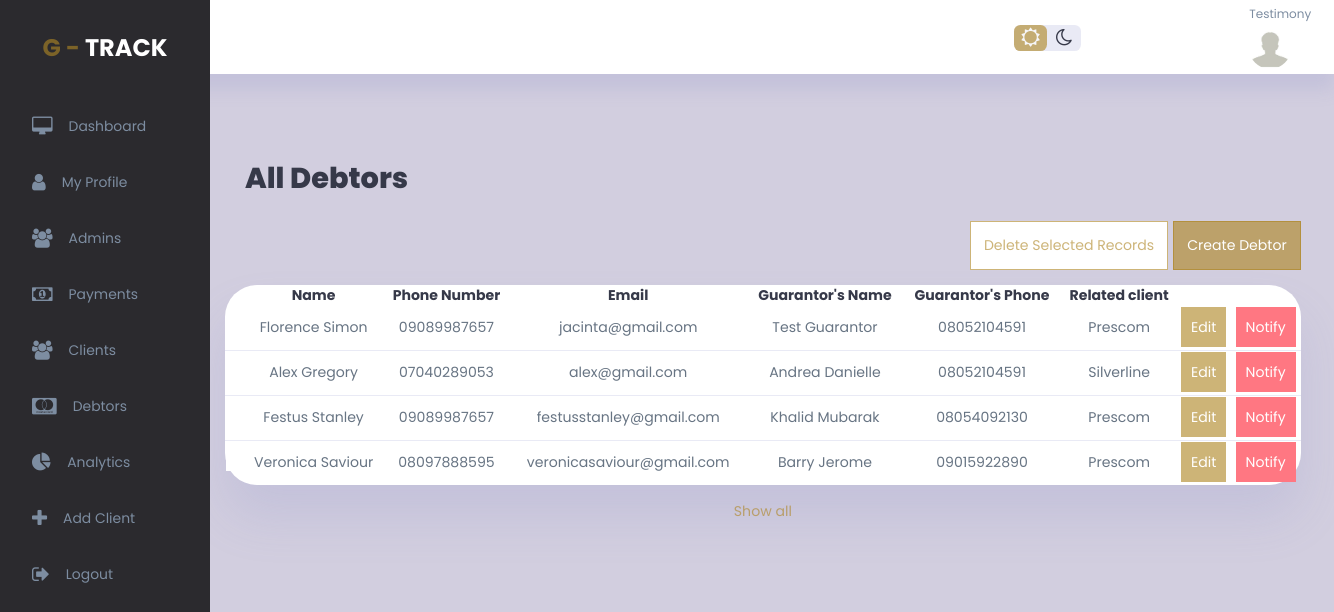
Screenshot of /debtors (signed in) with the database file from the repository.
### gtrack_app/models.py (models this page shows)
class Debtor(models.Model):
    client_id = models.IntegerField(blank=True, null=True)
    firstname = models.CharField(max_length=65, null=True, blank=True)
    surname = models.CharField(max_length=65, null=True, blank=True)
    address = models.CharField(max_length=65, null=True, blank=True)
    phone = models.CharField(max_length=65, null=True, blank=True)
    email = models.CharField(max_length=65, null=True, blank=True)
    guarantors_name = models.CharField(max_length=65, null=True, blank=True)
    guarantors_phone = models.CharField(max_length=65, null=True, blank=True)
    guarantors_email = models.CharField(max_length=65, null=True, blank=True)
    amount_owed = models.DecimalField(max_digits=10, decimal_places=2, default=0.00)
    date_captured = models.DateTimeField(auto_now=True)
    due_date = models.DateField(null=True, blank=True)

### gtrack_app/views.py (the view)
# urls.py: path('debtors', views.debtors, name='debtors'),
@login_required
def debtors(request):
    all_debtors = Debtor.objects.all().order_by('date_captured').reverse()
    all_clients = User.objects.filter(is_superuser=False, is_staff=False)
    return render(request, 'admins_dashboard/debtors/debtors.html', {'debtors': all_debtors, 'clients': all_clients})

### templates/admins_dashboard/debtors/debtors.html (shortened to what this page needs)
{% extends 'base.html' %}
{% block content %}
{% load static %}
<div class="wrapper">
    <div class="vertical-wrapper" id="sidebar">
        <div class="vertical-bar">
            <div class="logo">
                G - <span>Track</span>
            </div>
            <div class="sidebar">
                <a href="{% url 'index' %}">
                    <i class="fa fa-desktop"></i>
                    <h3>Dashboard</h3>
                </a>
                <a href="{% url 'profile' user_id=user.id %}">
                    <i class="fa fa-user"></i>
                    <h3>My Profile</h3>
                </a>
                <a href="{% url 'admins' %}" class="active">
                    <i class="fa fa-users"></i>
                    <h3>Admins</h3>
                </a>
                <a href="{% url 'payments' %}">
                    <i class="fa fa-money"></i>
                    <h3>Payments</h3>
                </a>
                <a href="{% url 'all_clients' %}">
                    <i class="fa fa-users"></i>
                    <h3>Clients</h3>
                </a>
                <a href="{% url 'debtors' %}">
                    <i class="fa fa-cc-mastercard"></i>
                    <h3>Debtors</h3>
                </a>
                <a href="{% url 'analytics' %}">
                    <i class="fa fa-pie-chart"></i>
                    <h3>Analytics</h3>
                </a>
                <a href="{% url 'create_client' %}">
                    <i class="fa fa-plus"></i>
                    <h3>Add Client</h3>
                </a>
                <a href="{% url 'logout' %}">
                    <i class="fa fa-sign-out"></i>
                    <h3>Logout</h3>
                </a>
            </div>
        </div>
    </div>
    <div class="main-container">
        <div class="top-bar">
            <div class="top-right">
                <div class="theme-toggler">
                    <i class="fa fa-sun-o active"></i>
                    <i class="fa fa-moon-o"></i>
                </div>
                <div class="profile">
                    <div class="info">
                        <small class="text-muted"> {{user.username}}</small>
                    </div>
                    <div class="profile-photo">
                        {% if user.userprofile.profile_pic %}
                        <img src="{{user.userprofile.profile_pic.url}}" width="300" height="300" />
                        {% else %}
                        <img src="{% static 'img/anonymous.jpg' %}" width="300" height="300" />
                        {% endif %}
                    </div>
                </div>
            </div>
        </div>
        <div class="panel cover">
            <main>
                <h1 class="panel-label">All Debtors</h1>
                <div class="panel-body">
                    <form method="post" action="{% url 'batch_delete_debtors' %}">
                        <div class="top-table for-debtors">
                            <div class="table-actions">
                                <button class="primary action-btn" type="submit"
                                    onclick="return confirm('Are you sure you want to apply the action to the selected record(s)?')">Delete
                                    Selected Records</button>
                                <a href="{% url 'create_debtor' %}" class="primary action-btn create">Create Debtor</a>
                            </div>
                        </div>
                        <div class="admin-panel">
                            {% load humanize %}
                            <table>
                                <thead>
                                    <tr>
                                        <th></th>
                                        <th>Name</th>
                                        <th>Phone Number</th>
                                        <th>Email</th>
                                        <th>Guarantor's Name</th>
                                        <th>Guarantor's Phone</th>
                                        <th>Related client</th>
                                    </tr>
                                </thead>
                                <tbody>
                                    {% for debtor in debtors %}
                                    <tr>
                                        <td><input type="checkbox" value="{{debtor.id}}" name="selected_users"></td>
                                        <td>{{ debtor.firstname }} {{ debtor.surname }}</td>
                                        <td>{{ debtor.phone }}</td>
                                        <td>{{ debtor.email }}</td>
                                        <td>{{ debtor.guarantors_name }}</td>
                                        <td>{{ debtor.guarantors_phone }}</td>
                                        {% for client in clients %}
                                        {% if client.id == debtor.client_id %}
                                        <td>{{ client.username }}</td>
                                        <td><a class="primary-btn"
                                                href="{% url 'edit_debtor' user_id=debtor.id %}">Edit</a></td>
                                        <td><a class="danger-btn" href="{% url 'single_recipient' user_id=debtor.id %}">Notify</a>
                                        </td>
                                        {% endif %}
                                        {% endfor %}
                                    </tr>
                                    {% endfor %}
                                </tbody>
                            </table>
                            <a id="show-all" href="#">Show all</a>
                        </div>
                    </form>
                </div>
            </main>
        </div>
    </div>
</div>
{% endblock %}

### templates/base.html (shortened to what this page needs)
<!DOCTYPE html>
{% load static tailwind_tags %}
<html lang="zxx" class="no-js">
<head>
    {% tailwind_css %}
    {% load static %}
    {% load static %}
    <link rel="stylesheet" href="{% static 'css/font-awesome.min.css' %}">
    <link rel="stylesheet" href="{% static 'css/authenticate.css' %}">
    <link rel="stylesheet" href="{% static 'css/admin2.css' %}">
</head>
<body>
<div id="page-wrap">
    {% block content %}
    {% endblock %}
</div>
{% load static %}
</body>
</html>

### static/css/authenticate.css (style rules this page uses)
* { margin: 0; padding: 0; border: 0; box-sizing: border-box; font-family: 'poppins', sans-serif; }

### rows the page displays
Debtor: firstname "Florence", surname "Simon", phone "09089987657", email "jacinta@gmail.com", guarantors_name "Test Guarantor", guarantors_phone "08052104591"
Debtor: firstname "Alex", surname "Gregory", phone "07040289053", email "alex@gmail.com", guarantors_name "Andrea Danielle", guarantors_phone "08052104591"
Debtor: firstname "Festus", surname "Stanley", phone "09089987657", email "festusstanley@gmail.com", guarantors_name "Khalid Mubarak", guarantors_phone "08054092130"
Debtor: firstname "Veronica", surname "Saviour", phone "08097888595", email "veronicasaviour@gmail.com", guarantors_name "Barry Jerome", guarantors_phone "09015922890"

### other values shown
{{ user.username }} "Testimony"
{{ client.username }} "Prescom"
{{ client.username }} "Silverline"
